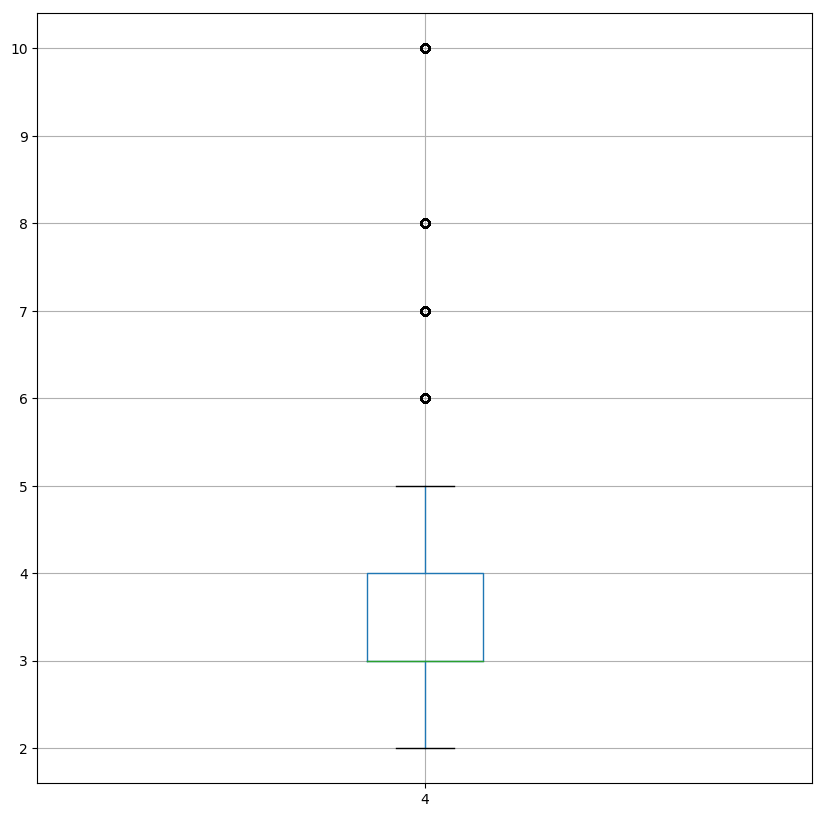

Write Python code to recreate this figure.
## numpy is used for creating fake data
import numpy as np
import matplotlib as mpl
import pandas as pd
## agg backend is used to create plot as a .png file
mpl.use('agg')

import matplotlib.pyplot as plt

## Create data
df = pd.read_excel("C:/HR_Data.xlsx")

bp = df.boxplot()


# Create a figure instance
fig = plt.figure(1, figsize=(9, 6))

# Create an axes instance
ax = fig.add_subplot(111)


# Save the figure
fig.savefig('boxplot.png', bbox_inches='tight')